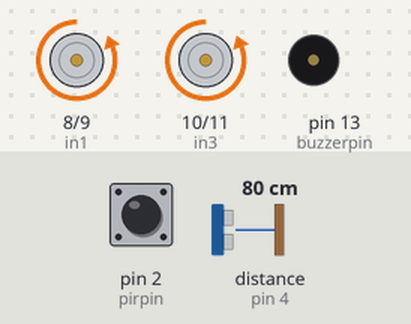
Simulated run of this sketch. Board: Arduino Uno, built with avr-gcc and run on an emulated ATmega328P. On the bench: motor-driver pin pairs drawn as motors (green arrow = first pin HIGH = forward, orange = second pin HIGH = backward, longer = more drive), buzzer (waves = sounding). Wiring (inferred from the names in the program): ultrasonic range finder: trigger pin 3; echo pin 4. Inputs (shaded band) come from the test bench; at power-on: pin 2 (pirpin) LOW, distance to the obstacle (sensor on pin 4) 80 cm. The echo pulse lasts 58.3 µs per cm; what the sketch prints to the serial monitor is not drawn.

Above: at 1.2 s.
1.3 s: pin 2 (pirpin) driven HIGH
At 1.9 s:
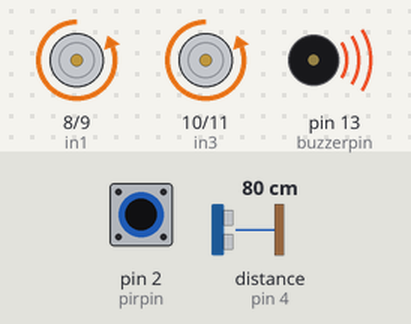
2.8 s: distance to the obstacle (sensor on pin 4) set to 60 cm
5.8 s: distance to the obstacle (sensor on pin 4) set to 53 cm
At 6.6 s:
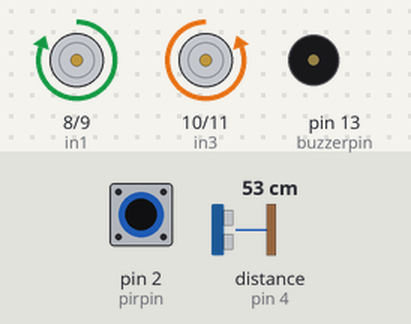
7.3 s: distance to the obstacle (sensor on pin 4) set to 120 cm
At 7.9 s:
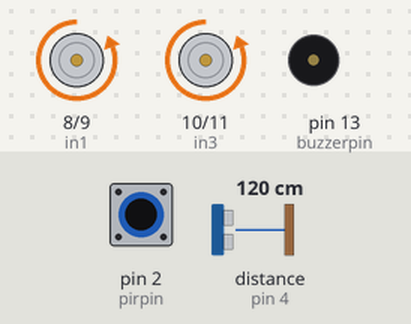
8.8 s: distance to the obstacle (sensor on pin 4) set to 2 cm
At 9.9 s:
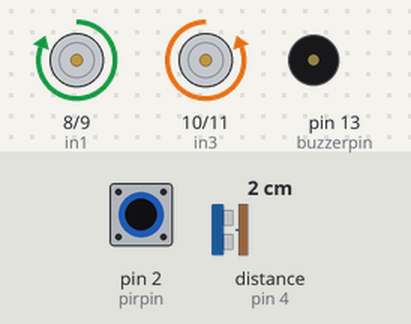
10.3 s: pin 2 (pirpin) pulsed LOW 2 times (0.12 s each, 0.3 s apart)
At 10.8 s:
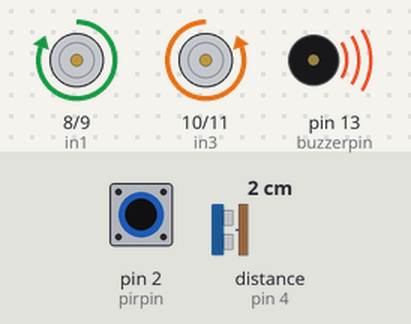
Timing chart, 0 to 19.8 s (numbered marks = the images above; inputs shaded):
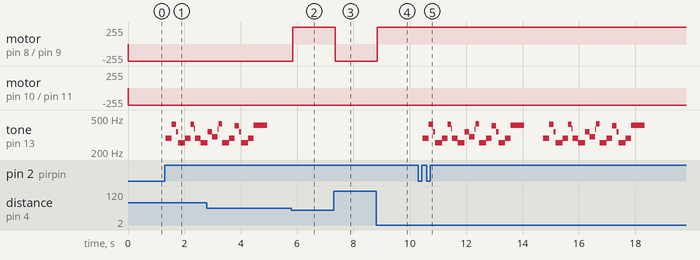

The sketch:

FINAL.ino
```cpp
const int trigPin = 3;
const int echoPin = 4;
const int in1 = 8;
const int in2 = 9;
const int in3 = 10;
const int in4 = 11;
const int pirpin = 2;
int buzzerpin = 13;
byte names[] = {'c', 'd', 'e', 'f', 'g', 'a', 'b', 'C'};
int tones[] = {1915, 1700, 1519, 1432, 1275, 1136, 1014, 956};
byte melody[] = "2d2a1f2c2d2a2d2c2f2d2a2c2d2a1f2c2d2a2a2g2p8p8p8p";
// count length: 1 2 3 4 5 6 7 8 9 0 1 2 3 4 5 6 7 8 9 0 1 2 3 4 5 6 7 8 9 0
//                                10                  20                  30
int count = 0;
int count2 = 0;
int count3 = 0;
int MAX_COUNT = 24;
int statePin = LOW;
void siren();

 volatile byte intruder;


void setup()
{
  pinMode(trigPin, OUTPUT);
  pinMode(echoPin, INPUT);
  pinMode(buzzerpin, OUTPUT);
  pinMode(pirpin, INPUT);
  pinMode (in1, OUTPUT);
  pinMode (in2, OUTPUT);
  pinMode (in3, OUTPUT);
  pinMode (in4, OUTPUT);
  Serial.begin(115200);
   attachInterrupt(0, intruder_detect, RISING);//Initialize the intterrupt pin for the motion sensor (Arduino digital pin 2)
   intruder = 0;
}
long duration, distance;

void loop()
{
  digitalWrite(trigPin, LOW);
  delayMicroseconds(2);
  digitalWrite(trigPin, HIGH);
  delayMicroseconds(10);
  digitalWrite(trigPin, LOW);
  duration = pulseIn(echoPin, HIGH);
  distance = duration/58.2;
  if(distance<55)
    {
      digitalWrite(in1, HIGH);
      digitalWrite(in2, LOW);
      digitalWrite(in3, LOW);
      digitalWrite(in4, HIGH);
    }
  else
    {
      digitalWrite(in1, LOW);
      digitalWrite(in2, HIGH);
      digitalWrite(in3, LOW);
      digitalWrite(in4, HIGH);
    }
  delay(50);
}
void intruder_detect()//This function is called whenever an intruder is detected by the arduino
 {
   intruder++;
   Serial.println("Intruder detected");
   for(int i=0; i<1; i++)//Play the alarm three times
   siren();
 }
 void siren()//This function will make the alarm sound using the piezo buzzer
{
for (count = 0; count < MAX_COUNT; count++) {
      for (count3 = 0; count3 <= (melody[count*2] - 48) * 30; count3++) {
      for (count2=0;count2<8;count2++) {
        if (names[count2] == melody[count*2 + 1]) {
          analogWrite(buzzerpin,1023);
          delayMicroseconds(tones[count2]);
          analogWrite(buzzerpin,0);
          delayMicroseconds(tones[count2]);
        }
        if (melody[count*2 + 1] == 'p') {
          // make a pause of a certain size
          analogWrite(buzzerpin, 0);
          delayMicroseconds(100);
        }
      }
    }
  }
}
```

Measured:
- the behaviour switches between 56 and 55 cm on distance to the obstacle (sensor on pin 4) (found by bisection; images 1 and 2)
- after the input at 1.3 s, tone on pin 13 (buzzerpin): plays 290 Hz for 0.20 s, 424 Hz for 0.16 s, 343 Hz for 0.08 s, 258 Hz for 0.24 s, 290 Hz for 0.20 s, 424 Hz for 0.12 s … (9 notes in this stretch), starting after 0.05 s
- after the input at 5.8 s, motor on pin 8 (in1) / pin 9 (in2): backward 255/255 → forward 255/255 after 0.05 s
- after the input at 7.3 s, motor on pin 8 (in1) / pin 9 (in2): forward 255/255 → backward 255/255 after 0.05 s
- after the input at 8.8 s, motor on pin 8 (in1) / pin 9 (in2): backward 255/255 → forward 255/255 at once
- after the input at 10.3 s, tone on pin 13 (buzzerpin): plays 290 Hz for 0.20 s, 424 Hz for 0.16 s, 343 Hz for 0.08 s, 258 Hz for 0.24 s, 290 Hz for 0.20 s, 424 Hz for 0.12 s … (40 notes in this stretch), starting after 0.17 s
